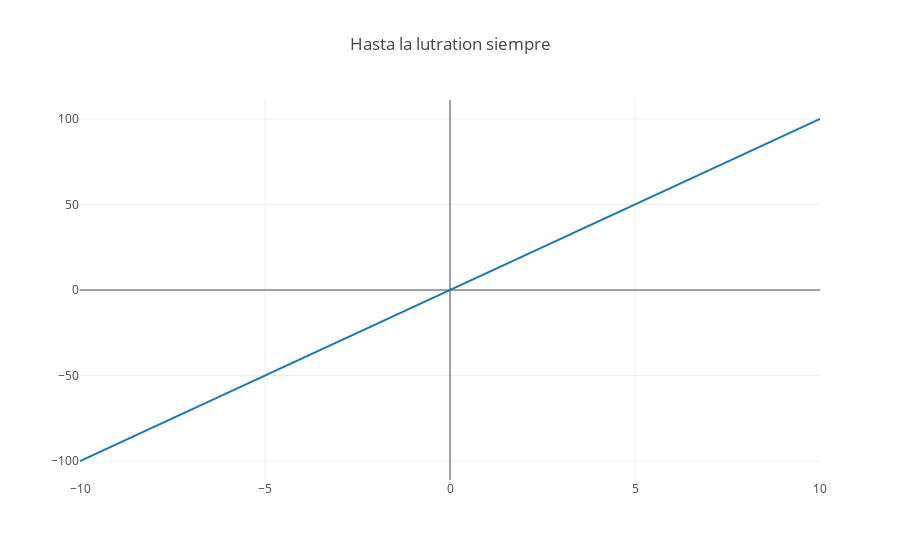

This figure's notebook cell:
### Code cell
x_data=np.linspace(-10,10,101)
y_data=10*np.linspace(-10,10,101)

plotly.offline.init_notebook_mode(connected=True)

plotly.offline.iplot({
    "data": [go.Scatter(x=x_data, y=y_data )],
    "layout": go.Layout(title="Hasta la lutration siempre")
})

### Figure 1 — Plotly figure (JSON) as saved in the notebook; plotly's stock layout.template omitted (floating-point values rounded to 4 significant figures)
{"data": [{"type": "scatter", "uid": "e656b960-2331-448e-bcfa-29d130adb373", "x": [-10, -9.8, -9.6, -9.4, -9.2, -9, -8.8, -8.6, -8.4, -8.2, -8, -7.8, -7.6, -7.4, -7.2, -7, -6.8, -6.6, -6.4, -6.2, -6, -5.8, -5.6, -5.4, -5.2, -5, -4.8, -4.6, -4.4, -4.2, -4, -3.8, -3.6, -3.4, -3.2, -3, -2.8, -2.6, -2.4, -2.2, -2, -1.8, -1.6, -1.4, -1.2, -1, -0.8, -0.6, -0.4, -0.2, 0, 0.2, 0.4, 0.6, 0.8, 1, 1.2, 1.4, 1.6, 1.8, 2, 2.2, 2.4, 2.6, 2.8, 3, 3.2, 3.4, 3.6, 3.8, 4, 4.2, 4.4, 4.6, 4.8, 5, 5.2, 5.4, 5.6, 5.8, 6, 6.2, 6.4, 6.6, 6.8, 7, 7.2, 7.4, 7.6, 7.8, 8, 8.2, 8.4, 8.6, 8.8, 9, 9.2, 9.4, 9.6, 9.8, 10], "y": [-100, -98, -96, -94, -92, -90, -88, -86, -84, -82, -80, -78, -76, -74, -72, -70, -68, -66, -64, -62.0, -60, -58, -56, -54.0, -52.0, -50, -48, -46, -44.0, -42.0, -40, -38, -36, -34.0, -32.0, -30, -28, -26.0, -24.0, -22.0, -20, -18.0, -16.0, -14.0, -12.0, -10, -8.0, -6.0, -4.0, -2.0, 0, 2.0, 4.0, 6.0, 8.0, 10, 12.0, 14.0, 16.0, 18.0, 20, 22.0, 24.0, 26.0, 28.0, 30, 32.0, 34, 36.0, 38.0, 40, 42.0, 44, 46.0, 48.0, 50, 52.0, 54, 56.0, 58.0, 60, 62.0, 64.0, 66.0, 68, 70, 72, 74.0, 76.0, 78, 80, 82, 84.0, 86.0, 88, 90, 92.0, 94.0, 96.0, 98, 100]}], "layout": {"title": {"text": "Hasta la lutration siempre"}}}
